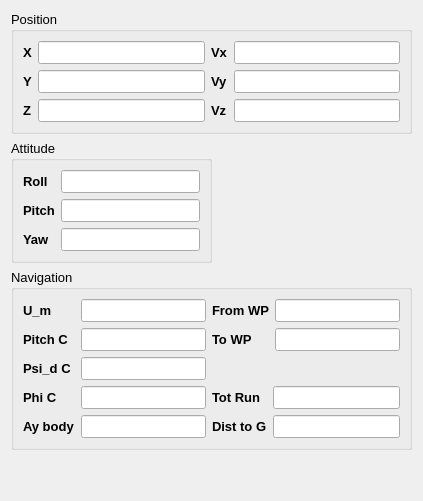
     <widget class="QWidget" name="tab_5">
      <attribute name="title">
       <string>Navigation</string>
      </attribute>
      <layout class="QGridLayout" name="gridLayout_19">
       <item row="0" column="0">
        <layout class="QVBoxLayout" name="verticalLayout_30">
         <item>
          <widget class="QGroupBox" name="position_groupBox">
           <property name="minimumSize">
            <size>
             <width>0</width>
             <height>0</height>
            </size>
           </property>
           <property name="maximumSize">
            <size>
             <width>16777215</width>
             <height>16777215</height>
            </size>
           </property>
           <property name="font">
            <font>
             <pointsize>10</pointsize>
             <weight>50</weight>
             <bold>false</bold>
            </font>
           </property>
           <property name="title">
            <string>Position</string>
           </property>
           <layout class="QGridLayout" name="gridLayout_17">
            <item row="0" column="0">
             <layout class="QVBoxLayout" name="verticalLayout_5">
              <item>
               <widget class="QLabel" name="label">
                <property name="minimumSize">
                 <size>
                  <width>0</width>
                  <height>0</height>
                 </size>
                </property>
                <property name="maximumSize">
                 <size>
                  <width>16777215</width>
                  <height>16777215</height>
                 </size>
                </property>
                <property name="font">
                 <font>
                  <pointsize>10</pointsize>
                  <weight>75</weight>
                  <bold>true</bold>
                 </font>
                </property>
                <property name="frameShape">
                 <enum>QFrame::NoFrame</enum>
                </property>
                <property name="text">
                 <string>X</string>
                </property>
               </widget>
              </item>
              <item>
               <widget class="QLabel" name="label_2">
                <property name="minimumSize">
                 <size>
                  <width>0</width>
                  <height>0</height>
                 </size>
                </property>
                <property name="maximumSize">
                 <size>
                  <width>16777215</width>
                  <height>16777215</height>
                 </size>
                </property>
                <property name="font">
                 <font>
                  <pointsize>10</pointsize>
                  <weight>75</weight>
                  <bold>true</bold>
                 </font>
                </property>
                <property name="text">
                 <string>Y</string>
                </property>
               </widget>
              </item>
              <item>
               <widget class="QLabel" name="label_3">
                <property name="minimumSize">
                 <size>
                  <width>0</width>
                  <height>0</height>
                 </size>
                </property>
                <property name="maximumSize">
                 <size>
                  <width>16777215</width>
                  <height>16777215</height>
                 </size>
                </property>
                <property name="font">
                 <font>
                  <pointsize>10</pointsize>
                  <weight>75</weight>
                  <bold>true</bold>
                 </font>
                </property>
                <property name="frameShape">
                 <enum>QFrame::NoFrame</enum>
                </property>
                <property name="text">
                 <string>Z</string>
                </property>
               </widget>
              </item>
             </layout>
            </item>
            <item row="0" column="1">
             <layout class="QVBoxLayout" name="verticalLayout_3">
              <item>
               <widget class="QLineEdit" name="ed_x">
                <property name="alignment">
                 <set>Qt::AlignRight|Qt::AlignTrailing|Qt::AlignVCenter</set>
                </property>
               </widget>
              </item>
              <item>
               <widget class="QLineEdit" name="ed_y">
                <property name="alignment">
                 <set>Qt::AlignRight|Qt::AlignTrailing|Qt::AlignVCenter</set>
                </property>
               </widget>
              </item>
              <item>
               <widget class="QLineEdit" name="ed_z">
                <property name="alignment">
                 <set>Qt::AlignRight|Qt::AlignTrailing|Qt::AlignVCenter</set>
                </property>
               </widget>
              </item>
             </layout>
            </item>
            <item row="0" column="2">
             <layout class="QVBoxLayout" name="verticalLayout_7">
              <item>
               <widget class="QLabel" name="label_4">
                <property name="minimumSize">
                 <size>
                  <width>0</width>
                  <height>0</height>
                 </size>
                </property>
                <property name="maximumSize">
                 <size>
                  <width>16777215</width>
                  <height>16777215</height>
                 </size>
                </property>
                <property name="font">
                 <font>
                  <pointsize>10</pointsize>
                  <weight>75</weight>
                  <bold>true</bold>
                 </font>
                </property>
                <property name="text">
                 <string>Vx</string>
                </property>
               </widget>
              </item>
              <item>
               <widget class="QLabel" name="label_5">
                <property name="minimumSize">
                 <size>
                  <width>0</width>
                  <height>0</height>
                 </size>
                </property>
                <property name="maximumSize">
                 <size>
                  <width>16777215</width>
                  <height>16777215</height>
                 </size>
                </property>
                <property name="font">
                 <font>
                  <pointsize>10</pointsize>
                  <weight>75</weight>
                  <bold>true</bold>
                 </font>
                </property>
                <property name="text">
                 <string>Vy</string>
                </property>
               </widget>
              </item>
              <item>
               <widget class="QLabel" name="label_6">
                <property name="minimumSize">
                 <size>
                  <width>0</width>
                  <height>0</height>
                 </size>
                </property>
                <property name="maximumSize">
                 <size>
                  <width>16777215</width>
                  <height>16777215</height>
                 </size>
                </property>
                <property name="font">
                 <font>
                  <pointsize>10</pointsize>
                  <weight>75</weight>
                  <bold>true</bold>
                 </font>
                </property>
                <property name="text">
                 <string>Vz</string>
                </property>
               </widget>
              </item>
             </layout>
            </item>
            <item row="0" column="3">
             <layout class="QVBoxLayout" name="verticalLayout_9">
              <item>
               <widget class="QLineEdit" name="ed_vx">
                <property name="alignment">
                 <set>Qt::AlignRight|Qt::AlignTrailing|Qt::AlignVCenter</set>
                </property>
               </widget>
              </item>
              <item>
               <widget class="QLineEdit" name="ed_vy">
                <property name="alignment">
                 <set>Qt::AlignRight|Qt::AlignTrailing|Qt::AlignVCenter</set>
                </property>
               </widget>
              </item>
              <item>
               <widget class="QLineEdit" name="ed_vz">
                <property name="alignment">
                 <set>Qt::AlignRight|Qt::AlignTrailing|Qt::AlignVCenter</set>
                </property>
               </widget>
              </item>
             </layout>
            </item>
           </layout>
          </widget>
         </item>
         <item>
          <layout class="QHBoxLayout" name="horizontalLayout_13">
           <item>
            <widget class="QGroupBox" name="attitude_groupBox">
             <property name="minimumSize">
              <size>
               <width>0</width>
               <height>0</height>
              </size>
             </property>
             <property name="maximumSize">
              <size>
               <width>16777215</width>
               <height>16777215</height>
              </size>
             </property>
             <property name="font">
              <font>
               <pointsize>10</pointsize>
               <weight>50</weight>
               <bold>false</bold>
              </font>
             </property>
             <property name="title">
              <string>Attitude</string>
             </property>
             <layout class="QGridLayout" name="gridLayout_4">
              <item row="0" column="0">
               <layout class="QHBoxLayout" name="horizontalLayout_12">
                <item>
                 <layout class="QVBoxLayout" name="verticalLayout_29">
                  <item>
                   <widget class="QLabel" name="label_7">
                    <property name="minimumSize">
                     <size>
                      <width>0</width>
                      <height>0</height>
                     </size>
                    </property>
                    <property name="maximumSize">
                     <size>
                      <width>16777215</width>
                      <height>16777215</height>
                     </size>
                    </property>
                    <property name="font">
                     <font>
                      <pointsize>10</pointsize>
                      <weight>75</weight>
                      <bold>true</bold>
                     </font>
                    </property>
                    <property name="text">
                     <string>Roll</string>
                    </property>
                   </widget>
                  </item>
                  <item>
                   <widget class="QLabel" name="label_8">
                    <property name="minimumSize">
                     <size>
                      <width>0</width>
                      <height>0</height>
                     </size>
                    </property>
                    <property name="maximumSize">
                     <size>
                      <width>16777215</width>
                      <height>16777215</height>
                     </size>
                    </property>
                    <property name="font">
                     <font>
                      <pointsize>10</pointsize>
                      <weight>75</weight>
                      <bold>true</bold>
                     </font>
                    </property>
                    <property name="text">
                     <string>Pitch</string>
                    </property>
                   </widget>
                  </item>
                  <item>
                   <widget class="QLabel" name="label_9">
                    <property name="minimumSize">
                     <size>
                      <width>0</width>
                      <height>0</height>
                     </size>
                    </property>
                    <property name="maximumSize">
                     <size>
                      <width>16777215</width>
                      <height>16777215</height>
                     </size>
                    </property>
                    <property name="font">
                     <font>
                      <pointsize>10</pointsize>
                      <weight>75</weight>
                      <bold>true</bold>
                     </font>
                    </property>
                    <property name="text">
                     <string>Yaw</string>
                    </property>
                   </widget>
                  </item>
                 </layout>
                </item>
                <item>
                 <layout class="QVBoxLayout" name="verticalLayout_27">
                  <item>
                   <widget class="QLineEdit" name="m_Roll">
                    <property name="alignment">
                     <set>Qt::AlignRight|Qt::AlignTrailing|Qt::AlignVCenter</set>
                    </property>
                   </widget>
                  </item>
                  <item>
                   <widget class="QLineEdit" name="m_Pitch">
                    <property name="alignment">
                     <set>Qt::AlignRight|Qt::AlignTrailing|Qt::AlignVCenter</set>
                    </property>
                   </widget>
                  </item>
                  <item>
                   <widget class="QLineEdit" name="m_Yaw">
                    <property name="alignment">
                     <set>Qt::AlignRight|Qt::AlignTrailing|Qt::AlignVCenter</set>
                    </property>
                   </widget>
                  </item>
                 </layout>
                </item>
               </layout>
              </item>
             </layout>
            </widget>
           </item>
           <item>
            <spacer name="horizontalSpacer">
             <property name="orientation">
              <enum>Qt::Horizontal</enum>
             </property>
             <property name="sizeHint" stdset="0">
              <size>
               <width>40</width>
               <height>20</height>
              </size>
             </property>
            </spacer>
           </item>
          </layout>
         </item>
         <item>
          <widget class="QGroupBox" name="navigation_groupBox">
           <property name="minimumSize">
            <size>
             <width>0</width>
             <height>0</height>
            </size>
           </property>
           <property name="maximumSize">
            <size>
             <width>16777215</width>
             <height>16777215</height>
            </size>
           </property>
           <property name="font">
            <font>
             <pointsize>10</pointsize>
             <weight>50</weight>
             <bold>false</bold>
            </font>
           </property>
           <property name="title">
            <string>Navigation</string>
           </property>
           <layout class="QGridLayout" name="gridLayout_2">
            <item row="0" column="0">
             <layout class="QHBoxLayout" name="horizontalLayout_2">
              <item>
               <layout class="QVBoxLayout" name="verticalLayout_4">
                <item>
                 <widget class="QLabel" name="label_26">
                  <property name="minimumSize">
                   <size>
                    <width>0</width>
                    <height>0</height>
                   </size>
                  </property>
                  <property name="maximumSize">
                   <size>
                    <width>16777215</width>
                    <height>16777215</height>
                   </size>
                  </property>
                  <property name="font">
                   <font>
                    <pointsize>10</pointsize>
                    <weight>75</weight>
                    <bold>true</bold>
                   </font>
                  </property>
                  <property name="text">
                   <string>U_m</string>
                  </property>
                 </widget>
                </item>
                <item>
                 <widget class="QLabel" name="label_27">
                  <property name="minimumSize">
                   <size>
                    <width>0</width>
                    <height>0</height>
                   </size>
                  </property>
                  <property name="maximumSize">
                   <size>
                    <width>16777215</width>
                    <height>16777215</height>
                   </size>
                  </property>
                  <property name="font">
                   <font>
                    <pointsize>10</pointsize>
                    <weight>75</weight>
                    <bold>true</bold>
                   </font>
                  </property>
                  <property name="text">
                   <string>Pitch C</string>
                  </property>
                 </widget>
                </item>
                <item>
                 <widget class="QLabel" name="label_28">
                  <property name="minimumSize">
                   <size>
                    <width>0</width>
                    <height>0</height>
                   </size>
                  </property>
                  <property name="maximumSize">
                   <size>
                    <width>16777215</width>
                    <height>16777215</height>
                   </size>
                  </property>
                  <property name="font">
                   <font>
                    <pointsize>10</pointsize>
                    <weight>75</weight>
                    <bold>true</bold>
                   </font>
                  </property>
                  <property name="text">
                   <string>Psi_d C</string>
                  </property>
                 </widget>
                </item>
                <item>
                 <widget class="QLabel" name="label_29">
                  <property name="minimumSize">
                   <size>
                    <width>0</width>
                    <height>0</height>
                   </size>
                  </property>
                  <property name="maximumSize">
                   <size>
                    <width>16777215</width>
                    <height>16777215</height>
                   </size>
                  </property>
                  <property name="font">
                   <font>
                    <pointsize>10</pointsize>
                    <weight>75</weight>
                    <bold>true</bold>
                   </font>
                  </property>
                  <property name="text">
                   <string>Phi C</string>
                  </property>
                 </widget>
                </item>
                <item>
                 <widget class="QLabel" name="label_30">
                  <property name="minimumSize">
                   <size>
                    <width>0</width>
                    <height>0</height>
                   </size>
                  </property>
                  <property name="maximumSize">
                   <size>
                    <width>16777215</width>
                    <height>16777215</height>
                   </size>
                  </property>
                  <property name="font">
                   <font>
                    <pointsize>10</pointsize>
                    <weight>75</weight>
                    <bold>true</bold>
                   </font>
                  </property>
                  <property name="text">
                   <string>Ay body</string>
                  </property>
                 </widget>
                </item>
               </layout>
              </item>
              <item>
               <layout class="QVBoxLayout" name="verticalLayout_21">
                <item>
                 <widget class="QLineEdit" name="m_Um">
                  <property name="alignment">
                   <set>Qt::AlignRight|Qt::AlignTrailing|Qt::AlignVCenter</set>
                  </property>
                 </widget>
                </item>
                <item>
                 <widget class="QLineEdit" name="m_PitchC">
                  <property name="alignment">
                   <set>Qt::AlignRight|Qt::AlignTrailing|Qt::AlignVCenter</set>
                  </property>
                 </widget>
                </item>
                <item>
                 <widget class="QLineEdit" name="m_PsidC">
                  <property name="alignment">
                   <set>Qt::AlignRight|Qt::AlignTrailing|Qt::AlignVCenter</set>
                  </property>
                 </widget>
                </item>
                <item>
                 <widget class="QLineEdit" name="m_PhiC">
                  <property name="alignment">
                   <set>Qt::AlignRight|Qt::AlignTrailing|Qt::AlignVCenter</set>
                  </property>
                 </widget>
                </item>
                <item>
                 <widget class="QLineEdit" name="m_AyBody">
                  <property name="alignment">
                   <set>Qt::AlignRight|Qt::AlignTrailing|Qt::AlignVCenter</set>
                  </property>
                 </widget>
                </item>
               </layout>
              </item>
             </layout>
            </item>
            <item row="0" column="1">
             <layout class="QVBoxLayout" name="verticalLayout_26">
              <item>
               <layout class="QHBoxLayout" name="horizontalLayout_3">
                <item>
                 <layout class="QVBoxLayout" name="verticalLayout_6">
                  <item>
                   <widget class="QLabel" name="label_31">
                    <property name="minimumSize">
                     <size>
                      <width>0</width>
                      <height>0</height>
                     </size>
                    </property>
                    <property name="maximumSize">
                     <size>
                      <width>16777215</width>
                      <height>16777215</height>
                     </size>
                    </property>
                    <property name="font">
                     <font>
                      <pointsize>10</pointsize>
                      <weight>75</weight>
                      <bold>true</bold>
                     </font>
                    </property>
                    <property name="text">
                     <string>From WP</string>
                    </property>
                   </widget>
                  </item>
                  <item>
                   <widget class="QLabel" name="label_32">
                    <property name="minimumSize">
                     <size>
                      <width>0</width>
                      <height>0</height>
                     </size>
                    </property>
                    <property name="maximumSize">
                     <size>
                      <width>16777215</width>
                      <height>16777215</height>
                     </size>
                    </property>
                    <property name="font">
                     <font>
                      <pointsize>10</pointsize>
                      <weight>75</weight>
                      <bold>true</bold>
                     </font>
                    </property>
                    <property name="text">
                     <string>To WP</string>
                    </property>
                   </widget>
                  </item>
                 </layout>
                </item>
                <item>
                 <layout class="QVBoxLayout" name="verticalLayout_24">
                  <item>
                   <widget class="QLineEdit" name="m_FromWP">
                    <property name="alignment">
                     <set>Qt::AlignRight|Qt::AlignTrailing|Qt::AlignVCenter</set>
                    </property>
                   </widget>
                  </item>
                  <item>
                   <widget class="QLineEdit" name="m_ToWP">
                    <property name="alignment">
                     <set>Qt::AlignRight|Qt::AlignTrailing|Qt::AlignVCenter</set>
                    </property>
                   </widget>
                  </item>
                 </layout>
                </item>
               </layout>
              </item>
              <item>
               <spacer name="verticalSpacer">
                <property name="orientation">
                 <enum>Qt::Vertical</enum>
                </property>
                <property name="sizeHint" stdset="0">
                 <size>
                  <width>17</width>
                  <height>13</height>
                 </size>
                </property>
               </spacer>
              </item>
              <item>
               <layout class="QHBoxLayout" name="horizontalLayout_4">
                <item>
                 <layout class="QVBoxLayout" name="verticalLayout_8">
                  <item>
                   <widget class="QLabel" name="label_33">
                    <property name="minimumSize">
                     <size>
                      <width>0</width>
                      <height>0</height>
                     </size>
                    </property>
                    <property name="maximumSize">
                     <size>
                      <width>16777215</width>
                      <height>16777215</height>
                     </size>
                    </property>
                    <property name="font">
                     <font>
                      <pointsize>10</pointsize>
                      <weight>75</weight>
                      <bold>true</bold>
                     </font>
                    </property>
                    <property name="text">
                     <string>Tot Run</string>
                    </property>
                   </widget>
                  </item>
                  <item>
                   <widget class="QLabel" name="label_34">
                    <property name="minimumSize">
                     <size>
                      <width>0</width>
                      <height>0</height>
                     </size>
                    </property>
                    <property name="maximumSize">
                     <size>
                      <width>16777215</width>
                      <height>16777215</height>
                     </size>
                    </property>
                    <property name="font">
                     <font>
                      <pointsize>10</pointsize>
                      <weight>75</weight>
                      <bold>true</bold>
                     </font>
                    </property>
                    <property name="text">
                     <string>Dist to G</string>
                    </property>
                   </widget>
                  </item>
                 </layout>
                </item>
                <item>
                 <layout class="QVBoxLayout" name="verticalLayout_25">
                  <item>
                   <widget class="QLineEdit" name="m_TotRun">
                    <property name="alignment">
                     <set>Qt::AlignRight|Qt::AlignTrailing|Qt::AlignVCenter</set>
                    </property>
                   </widget>
                  </item>
                  <item>
                   <widget class="QLineEdit" name="m_DistToGo">
                    <property name="alignment">
                     <set>Qt::AlignRight|Qt::AlignTrailing|Qt::AlignVCenter</set>
                    </property>
                   </widget>
                  </item>
                 </layout>
                </item>
               </layout>
              </item>
             </layout>
            </item>
           </layout>
          </widget>
         </item>
         <item>
          <spacer name="verticalSpacer_5">
           <property name="orientation">
            <enum>Qt::Vertical</enum>
           </property>
           <property name="sizeHint" stdset="0">
            <size>
             <width>20</width>
             <height>40</height>
            </size>
           </property>
          </spacer>
         </item>
        </layout>
       </item>
      </layout>
     </widget>
